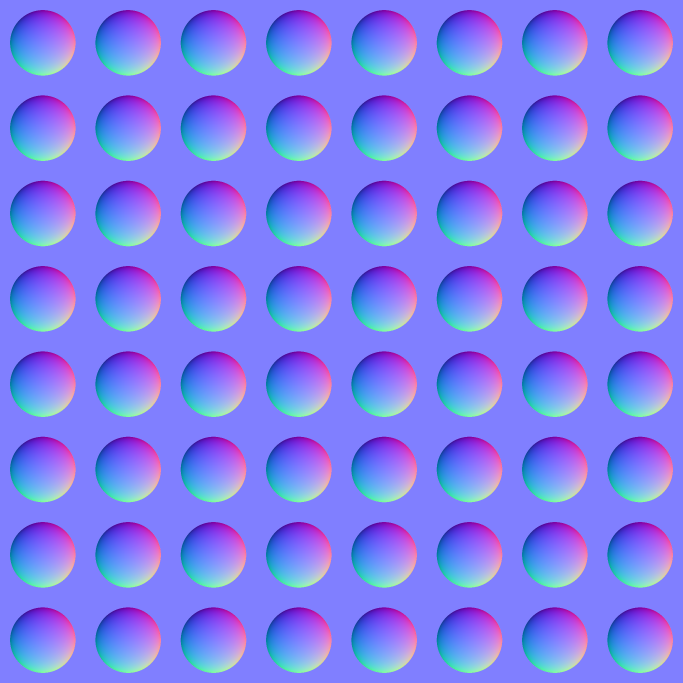
#> input picture crates/boyko_app/assets/pbr_fixtures/synth_bumps/normal.png, 2048 x 2048 px (shown at 1/3 size)
$ python normal_ogl_to_dx.py ../crates/boyko_app/assets/pbr_fixtures/synth_bumps/normal.png
#> lines starting #> are read from the running program, lines starting #| are printed output that depends on the picture
#!/usr/bin/env python3
"""Convert OpenGL-convention tangent-space normal maps to this engine's DIRECTX canonical.

This engine's canonical normal-map convention is **DirectX** (green-down: +G = a slope
facing image-BOTTOM) -- the Unreal Engine convention. The engine NEVER re-signs a normal
map at runtime: neither the texture loader nor the TEXTURED shaders negate the green
channel. Every `normal.png` an engine material folder loads is REQUIRED to already be
DirectX-convention.

Third-party PBR packs almost universally ship the OPENGL convention (green-up; vendors
label these `*-ogl`). Those are converted ONCE, offline, by this script -- the sign lives
in the asset pipeline, not in the renderer.

The conversion is a green-channel inversion (`g -> 255 - g`), which is the exact algebraic
negation of the decoded tangent-space Y axis, with no precision loss:

    decode(255 - g) = 2*(255 - g)/255 - 1 = -(2*g/255 - 1) = -decode(g)

Only the GREEN channel is touched: red (X), blue (Z) and alpha carry data that must not
change. The conversion is its own inverse -- running this twice restores the original, so
NEVER run it on an already-DirectX map.

NEVER TRUST THE FILENAME. Vendors mislabel: `assets/materials/alley-brick-wall` ships its
normal map as `alley-brick-wall_normal-ogl.png` and it is measurably **DirectX**, while the
same vendor's `industrial-walls_normal-ogl.png` really is OpenGL. Packs from ONE vendor came
in MIXED conventions under identical `-ogl` naming. Converting a DirectX map "because the
name says ogl" inverts its relief -- exactly the bug this script exists to avoid.

MEASURE instead, with `--detect`: correlate the normal map's green channel against the pack's
HEIGHT map (the vendor's own ground truth for the relief). In image coordinates (y DOWN) the
normal implied by a height field is `(-dH/dx, -dH/dy, 1)`, so:

    corr(green, -dH/dy) > 0  =>  DirectX  (green encodes the y-DOWN axis)
    corr(green, -dH/dy) < 0  =>  OpenGL   (green encodes the y-UP axis)

`--detect` also prints a CONTROL correlation, `corr(red, -dH/dx)`, which is convention-
INDEPENDENT and must come out strongly POSITIVE; if it does not, the height map and the
normal map are not aligned (different bake/scale/crop) and the verdict is not trustworthy.

Usage:
    python scripts/normal_ogl_to_dx.py --detect <normal.png> <height.png>  # measure, write nothing
    python scripts/normal_ogl_to_dx.py --check  <normal.png>               # stats, write nothing
    python scripts/normal_ogl_to_dx.py <normal.png> [<normal.png> ...]     # convert OGL -> DX

Each converted file is rewritten in place after a `<name>.ogl.bak` backup is made (unless
one already exists, so a re-run never clobbers the pristine source).
"""

import shutil
import sys
from pathlib import Path

from PIL import Image


def green_stats(img: Image.Image) -> tuple[float, int, int]:
    """Returns (mean, min, max) of the green channel."""
    g = img.getchannel("G")
    lo, hi = g.getextrema()
    hist = g.histogram()
    total = sum(hist)
    mean = sum(v * c for v, c in enumerate(hist)) / total if total else 0.0
    return mean, lo, hi


def convert(path: Path, check_only: bool) -> int:
#> called with check_only = False
    if not path.is_file():
        print(f"  SKIP  {path} (not found)")
        return 1

    img = Image.open(path)
#> img is the input picture: PIL image 2048x2048 RGB; mean R, G, B 127.8, 127.2, 241
    fmt_mode = img.mode
#> fmt_mode = 'RGB'
    # Normal maps are RGB/RGBA 8-bit; normalize to RGBA so channel ops are uniform, then
    # write back in the original mode to avoid gratuitously changing the file's shape.
    rgba = img.convert("RGBA")
    mean, lo, hi = green_stats(rgba)
#> in green_stats, `g = img.getchannel("G")`:
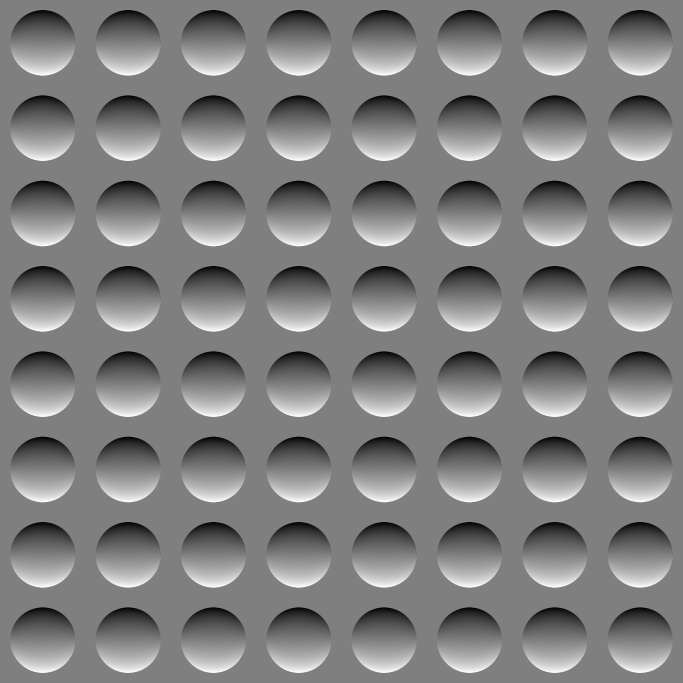
#> g: PIL image 2048x2048 L (shown at 1/3 size); min 2, max 253, mean 127.2
#> in green_stats, `lo, hi = g.getextrema()`: lo = 2; hi = 253
#> in green_stats, `hist = g.histogram()`: hist = 256 values, max 2286784 at index 127, min 0 at index 0, mean 16384
#> in green_stats, `total = sum(hist)`: total = 4194304
#> in green_stats, `mean = sum(v * c for v, c in enumerate(hist)) / total if total else 0.0`: mean = 127.2
#> mean = 127.2; lo = 2; hi = 253
    print(f"  {path.name}: {img.size[0]}x{img.size[1]} mode={fmt_mode} "
          f"green mean={mean:.1f} min={lo} max={hi}")
#|   normal.png: 2048x2048 mode=RGB green mean=127.2 min=2 max=253

    if check_only:
        return 0

    r, g, b, a = rgba.split()
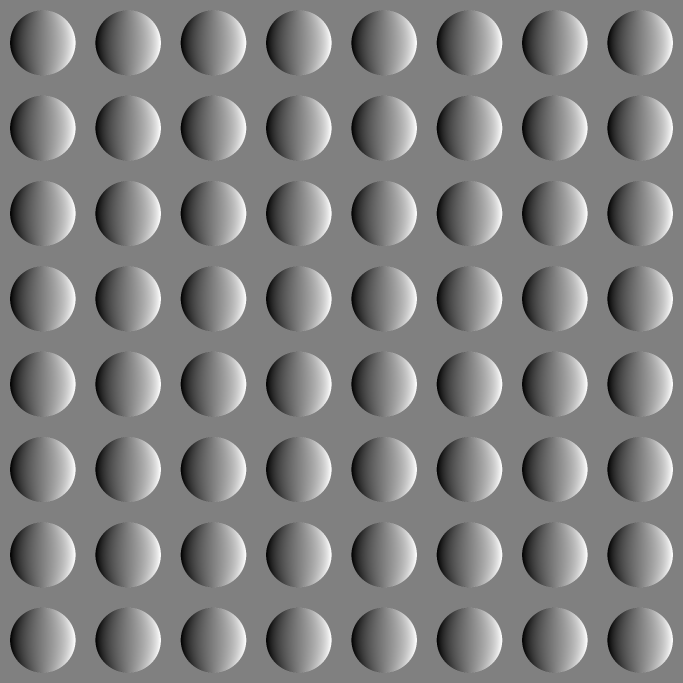
#> r: PIL image 2048x2048 L (shown at 1/3 size); min 2, max 253, mean 127.8
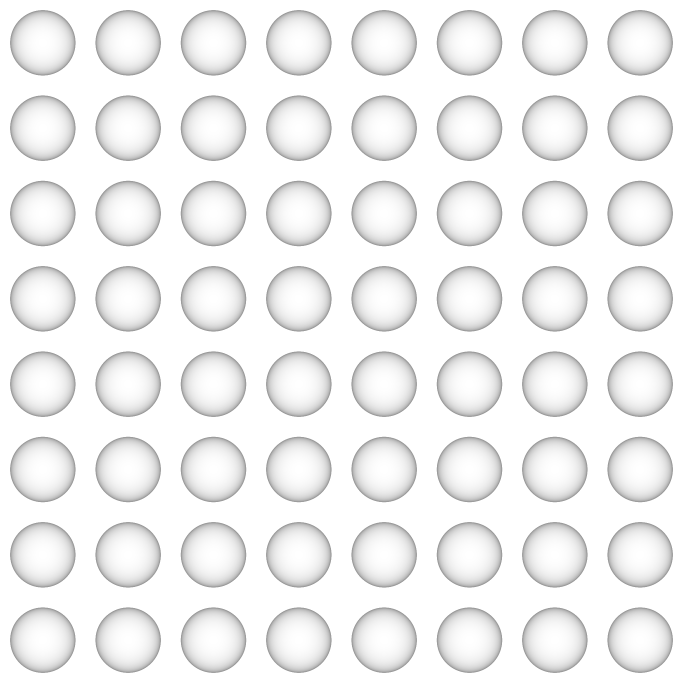
#> b: PIL image 2048x2048 L (shown at 1/3 size); min 145, max 255, mean 241
#> a: PIL image 2048x2048 L; every value is 255
    g = g.point(lambda v: 255 - v)
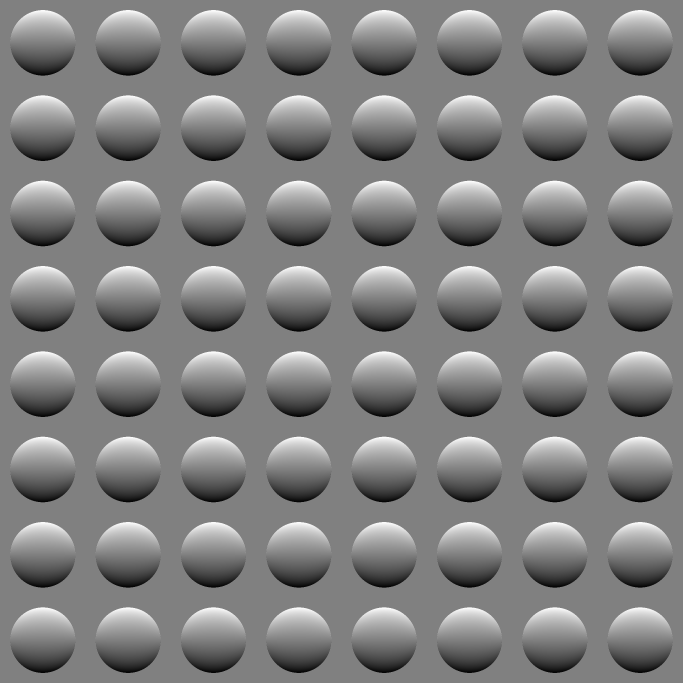
#> g: PIL image 2048x2048 L (shown at 1/3 size); min 2, max 253, mean 127.8
    out = Image.merge("RGBA", (r, g, b, a))
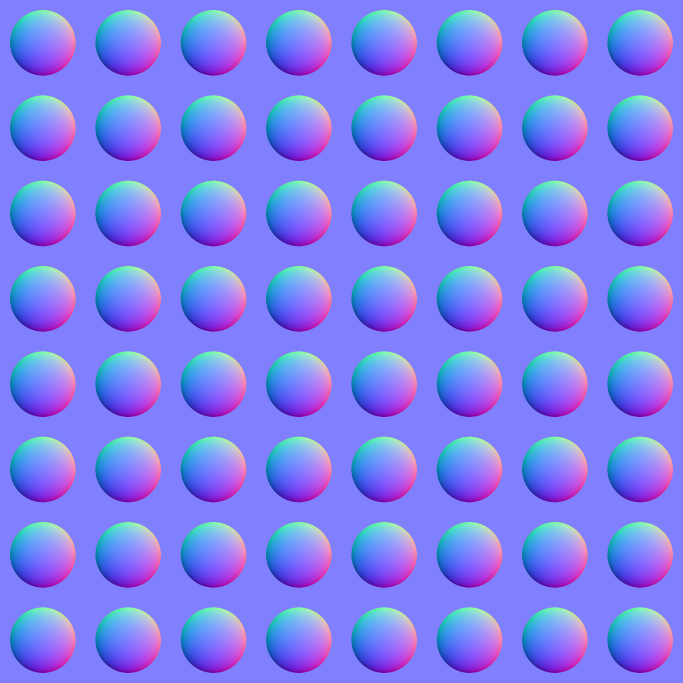
#> out: PIL image 2048x2048 RGBA (shown at 1/3 size); mean R, G, B, A 127.8, 127.8, 241, 255
    if fmt_mode == "RGB":
        out = out.convert("RGB")
#> out: PIL image 2048x2048 RGB

    backup = path.with_suffix(path.suffix + ".ogl.bak")
    if not backup.exists():
        shutil.copy2(path, backup)
        print(f"    backup -> {backup.name}")
    else:
        print(f"    backup exists ({backup.name}), not overwritten")

    out.save(path)
    new_mean, new_lo, new_hi = green_stats(Image.open(path).convert("RGBA"))
#> new_mean = 127.8; new_lo = 2; new_hi = 253
    print(f"    CONVERTED OpenGL -> DirectX: green mean {mean:.1f} -> {new_mean:.1f} "
          f"(min {new_lo}, max {new_hi})")
#|     CONVERTED OpenGL -> DirectX: green mean 127.2 -> 127.8 (min 2, max 253)
    return 0


# [56 lines left out: function detect, not called in this run]


def main(argv: list[str]) -> int:
    flags = {a for a in argv[1:] if a.startswith("--")}
    args = [a for a in argv[1:] if not a.startswith("--")]
    if not args:
        print(__doc__)
        return 2

    print("normal_ogl_to_dx: engine canonical = DirectX (green-down, Unreal convention)")

    if "--detect" in flags:
        if len(args) != 2:
            print("  --detect takes exactly: <normal.png> <height.png>")
            return 2
        return detect(Path(args[0]), Path(args[1]))

    check_only = "--check" in flags
    rc = 0
    for raw in args:
        rc |= convert(Path(raw), check_only)
    return rc


if __name__ == "__main__":
    sys.exit(main(sys.argv))
#> (the program exits here)
